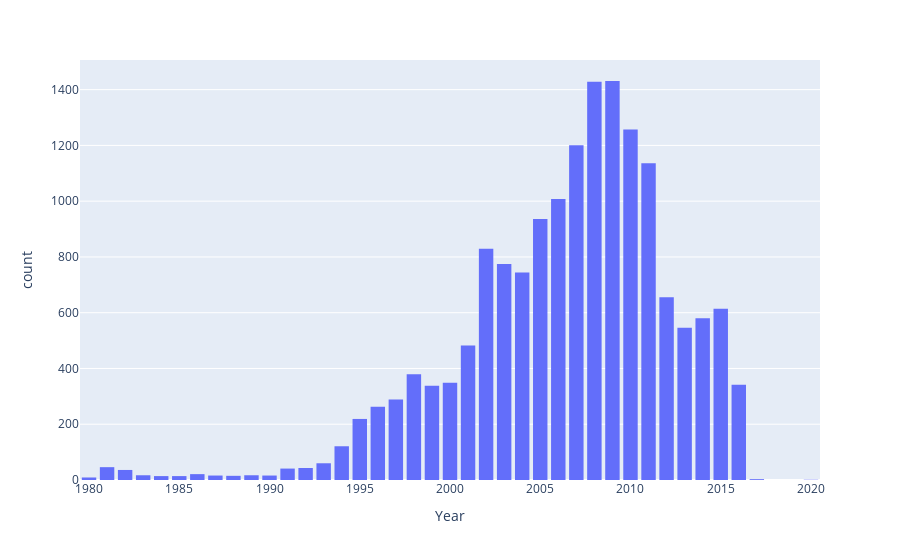

The notebook cell this image was saved under:
### Code cell
fig = px.histogram(df, x="Year", nbins=df.Year.nunique()+2)
fig.update_layout(bargap=0.2)
fig.show()

### Figure 1 — Plotly figure (JSON) as saved in the notebook; plotly's stock layout.template omitted (floating-point values rounded to 4 significant figures; data arrays with more than 128 entries replaced by an {"elided": "..."} marker saying what was removed)
{"data": [{"alignmentgroup": "True", "bingroup": "x", "hovertemplate": "Year=%{x}<br>count=%{y}<extra></extra>", "legendgroup": "", "marker": {"color": "#636efa", "pattern": {"shape": ""}}, "name": "", "nbinsx": 41, "offsetgroup": "", "orientation": "v", "showlegend": false, "type": "histogram", "x": {"elided": "16291 int values"}, "xaxis": "x", "yaxis": "y"}], "layout": {"bargap": 0.2, "barmode": "relative", "legend": {"tracegroupgap": 0}, "margin": {"t": 60}, "xaxis": {"anchor": "y", "domain": [0, 1], "title": {"text": "Year"}}, "yaxis": {"anchor": "x", "domain": [0, 1], "title": {"text": "count"}}}}
